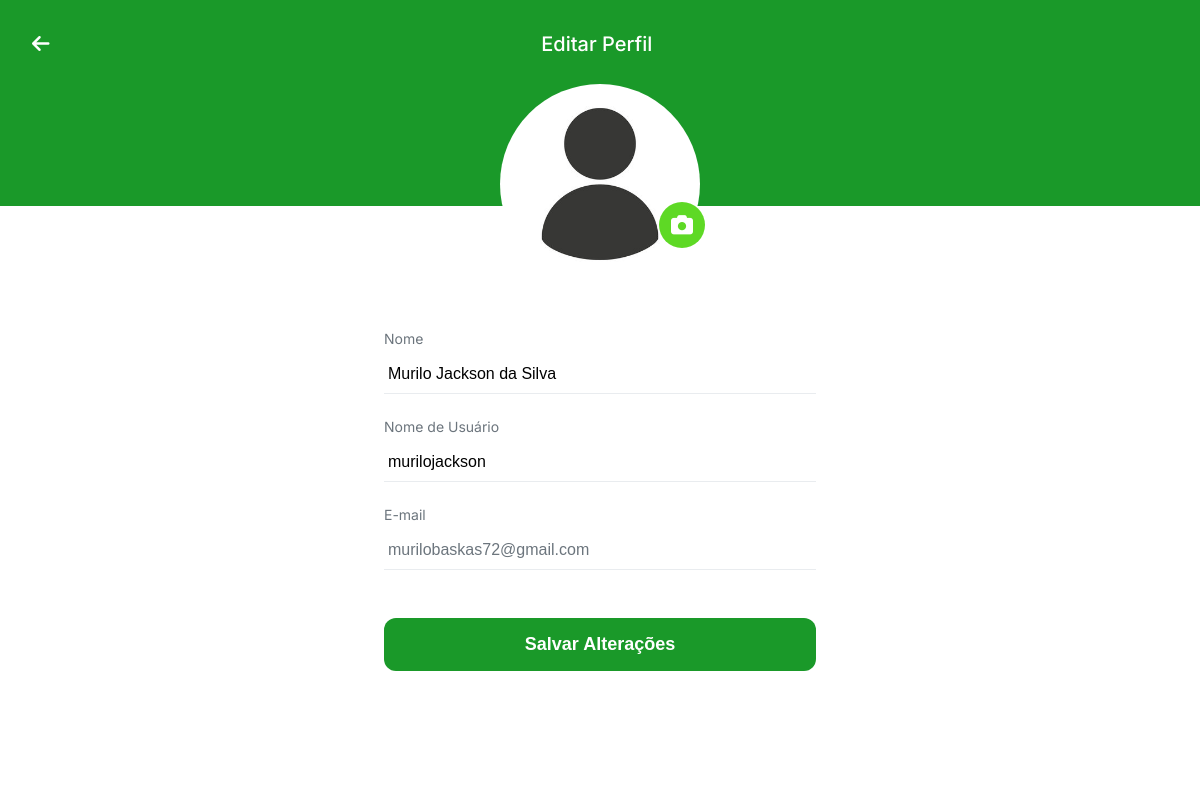
Screenshot of /teladeusuario/teladeusuario/editar_perfil.php (signed in) with the database file from the repository.
### tables this page shows
CREATE TABLE Usuario ( 
    idUsuario INT PRIMARY KEY AUTO_INCREMENT,
    nome VARCHAR(255) NOT NULL,
    username VARCHAR(50) NOT NULL UNIQUE,
    avatar_path VARCHAR(255) NULL,
    biografia TEXT NULL,
    tipo ENUM('comum', 'instituicao', 'admin') NOT NULL,
    email VARCHAR(200) NOT NULL UNIQUE,
    senha VARCHAR(255) NOT NULL,
    cpf VARCHAR (14) UNIQUE,
    genero VARCHAR(30),
    data_nasc DATE NOT NULL,
    data_cadastro TIMESTAMP NOT NULL DEFAULT CURRENT_TIMESTAMP,
    ultimo_login TIMESTAMP NULL,
    status ENUM('ativo', 'inativo', 'suspenso') NOT NULL DEFAULT 'ativo'
);

### teladeusuario/teladeusuario/editar_perfil.php (the view, shortened to what this page needs)
<?php
$idUsuarioLogado = $_SESSION['id_usuario'];
$servidor = "localhost";
$usuario_db = "root";
$senha_db = "";
$banco = "spark";
$conexao = new mysqli($servidor, $usuario_db, $senha_db, $banco);
$stmt = $conexao->prepare("SELECT nome, username, email, avatar_path FROM Usuario WHERE idUsuario = ?");
$stmt->bind_param("i", $idUsuarioLogado);
$stmt->execute();
$resultado = $stmt->get_result();
$usuario = $resultado->fetch_assoc();
$nomeAtual = htmlspecialchars($usuario['nome'] ?? '');
$usernameAtual = htmlspecialchars($usuario['username'] ?? '');
$emailAtual = htmlspecialchars($usuario['email'] ?? '');
$avatarAtual = !empty($usuario['avatar_path']) ? $usuario['avatar_path'] : 'assets/images/avatar_padrao.png';
$url_base = '/Spark-main/';
$processar_edicao_url = $url_base . 'teladeusuario/processar_edicao_perfil.php';
?>
<!DOCTYPE html>
<html lang="pt-BR">
<head>
    <link rel="stylesheet" href="https://cdnjs.cloudflare.com/ajax/libs/font-awesome/6.5.2/css/all.min.css">
    <link rel="stylesheet" href="<?php echo $url_base; ?>style.css" />
    <link rel="stylesheet" href="<?php echo $url_base; ?>teladeusuario/editar_perfil.css" />
</head>
<body>
    <header class="appbar edit-appbar">
        <button class="icon-btn" onclick="window.history.back()" aria-label="Voltar"><i class="fa-solid fa-arrow-left"></i></button>
        <h1>Editar Perfil</h1>
        <div class="profile-edit-section">
            <div class="avatar-container">
                <img class="avatar-large" id="avatarPreview" src="<?php echo $url_base . $avatarAtual; ?>" alt="Foto do perfil" />
                <label for="avatarUpload" class="btn-upload-avatar">
                    <i class="fa-solid fa-camera"></i>
                </label>
            </div>
</div>
    </header>
    <main class="app-content">
        <form id="editProfileForm" action="<?php echo $processar_edicao_url; ?>" method="POST" enctype="multipart/form-data">
            <div class="form-field-group">
                <label for="nome">Nome</label>
                <input type="text" id="nome" name="nome" value="<?php echo $nomeAtual; ?>" required>
            </div>
            <div class="form-field-group">
                <label for="username">Nome de Usuário</label>
                <input type="text" id="username" name="username" value="<?php echo $usernameAtual; ?>" required>
            </div>
            <div class="form-field-group">
                <label for="email">E-mail</label>
                <input type="email" id="email" name="email" value="<?php echo $emailAtual; ?>" readonly>
            </div>
            <button type="submit" class="btn-primary-large">Salvar Alterações</button>
        </form>
    </main>
</body>
</html>

### style.css (style rules this page uses)
:root { --cor-primaria: #1A9929; --cor-perigo: #D92525; --cor-detalhes: #5ED925; --texto-claro: #FFFFFF; --texto-escuro: #212529; --texto-mutado: #6c757d; --cor-do-form: #D1D5DB; --fundo-claro: #F8F9FA; --cor-divisor: #E9ECEF; --cor-icone-padrao: #FFFFFF; --cor-icone-secundario: #1A9929; --cor-icone-perigo: #991A1A; }
* { box-sizing: border-box; margin: 0; padding: 0; }
html, body { font-family: 'Inter', sans-serif; color: var(--texto-escuro); background-color: var(--fundo-claro); }
body { display: flex; flex-direction: column; min-height: 100vh; }
.app-content { flex: 1; padding: 0 0 88px; max-width: 480px; width: 100%; margin: 0 auto; }
.appbar { display: flex; align-items: center; justify-content: space-between; padding: 32px; background-color: var(--cor-primaria); color: white; width: 100%; }
.appbar h1 { font-size: 1.25rem; font-weight: 500; text-align: center; flex-grow: 1; }
.icon-btn { background: none; border: none; color: white; font-size: 1.5rem; cursor: pointer; }
.app-content { background-color: white; flex-grow: 1; padding: 24px; border-top-left-radius: 20px; border-top-right-radius: 20px; display: flex; flex-direction: column; }
form { width: 100%; display: flex; flex-direction: column; height: 100%; }
.form-field-group { margin-bottom: 24px; }
.form-field-group label { display: block; margin-bottom: 8px; color: var(--texto-mutado); font-size: 0.9rem; }
.form-field-group input { width: 100%; border: none; border-bottom: 1px solid var(--cor-do-form); padding: 10px 4px; font-size: 1rem; transition: border-color 0.3s; }
.btn-primary-large { background-color: var(--cor-primaria); color: white; border: none; border-radius: 12px; padding: 16px; font-size: 1rem; font-weight: 700; cursor: pointer; width: 100%; margin-top: auto; transition: background-color 0.3s; }

### teladeusuario/editar_perfil.css (style rules this page uses)
body { background-color: #ffffff; }
.edit-appbar { background-color: #1A9929; color: var(--texto-claro); padding-bottom: 150px; border-bottom: none; justify-content: flex-start; gap: 16px; display: flex; align-items: center; position: relative; overflow: visible; }
.edit-appbar .icon-btn { color: var(--texto-claro); font-size: 20px; position: relative; z-index: 1; }
.edit-appbar h1 { flex-grow: 1; text-align: center; margin-left: -40px; }
.app-content { background-color: #FFFFFF; position: relative; z-index: 2; margin-top: 100px; }
.profile-edit-section { display: flex; flex-direction: column; align-items: center; margin-bottom: 32px; position: absolute; bottom: -60px; left: 50%; transform: translateX(-50%); z-index: 10; }
.avatar-container { position: relative; display: inline-block; margin-bottom: 16px; }
.btn-upload-avatar { position: absolute; bottom: 0; right: 0; background-color: var(--cor-detalhes); border-radius: 50%; width: 46px; height: 46px; display: flex; justify-content: center; align-items: center; cursor: pointer; transform: translate(5px, 30px); }
.btn-upload-avatar i { font-size: 22px; margin: 0; }
.avatar-large { width: 200px; height: 200px; border-radius: 50%; object-fit: cover; transform: translate(0px, 70px); }
.form-field-group { margin-bottom: 24px; position: relative; }
.form-field-group label { display: block; color: var(--texto-mutado); font-size: 14px; margin-bottom: 8px; }
.form-field-group input { width: 100%; border: none; border-bottom: 1px solid var(--cor-divisor); padding: 10px 4px; font-size: 16px; background-color: transparent; transition: border-color 0.3s; }
.form-field-group input[readonly] { color: var(--texto-mutado); cursor: not-allowed; }
.btn-primary-large { width: 100%; padding: 16px; background-color: #1A9929; color: var(--texto-claro); border: none; border-radius: 12px; font-size: 18px; font-weight: 700; cursor: pointer; margin-top: 24px; transition: background-color 0.2s; }

### rows the page displays
usuario: nome "Murilo Jackson da Silva", username "murilojackson", email "murilobaskas72@gmail.com"
